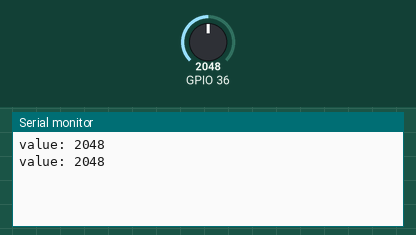
Simulated run of this sketch. Board: ESP32. On the bench: the last lines printed to the serial monitor. The test bench sets the inputs (shaded band); at power-on: GPIO 36 = 2048.

Above: at 4.8 s.
4.9 s: GPIO 36 set to 2866
At 6.7 s:
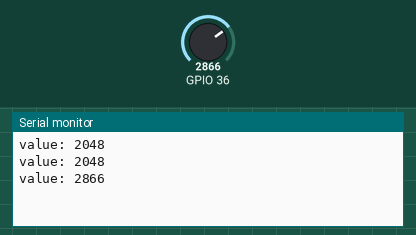
7.9 s: GPIO 36 set to 3603
At 9.5 s:
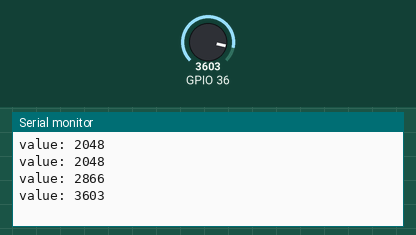
Timing chart, 0 to 11.0 s (numbered marks = the images above; inputs shaded):
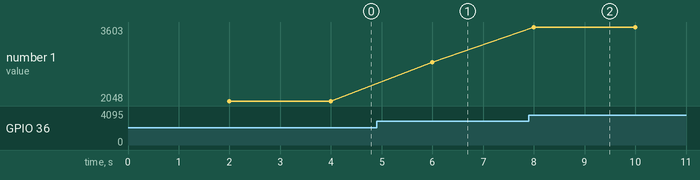

Measured:
- after the input at 4.9 s, the serial monitor: prints a new line after 1.1 s (image 1)
- after the input at 7.9 s, the serial monitor: prints a new line after 0.10 s (image 2)
- plotted number 1: 2048 → 2866 after the input at 4.9 s, 2866 → 3603 after the input at 7.9 s

The sketch:

esp_analog_read.ino
```cpp
void setup(){
  Serial.begin(115200);
}

void loop(){
  delay(2000);
  int val = analogRead(A0);
  Serial.printf("value: %i\n", val);
}
```
